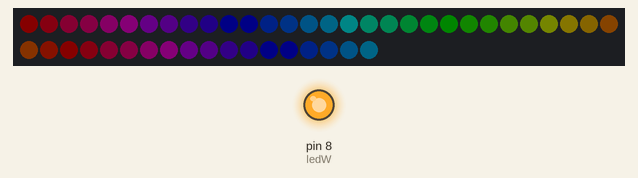
This sketch was run on a simulated Arduino Uno, built with avr-gcc and run on an emulated ATmega328P. Parts: 48 RGB LEDs in strip order, left to right, continuing on the next row, output pins drawn as LEDs (lit = HIGH). Dim RGB values are drawn brighter than linear.

Above: at 0.07 s.
At 4.52 s:
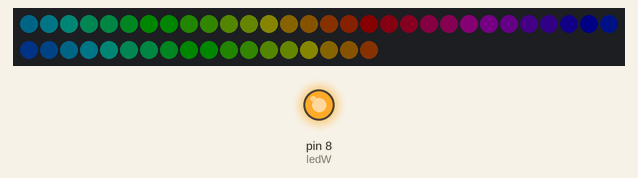
At 10.01 s:
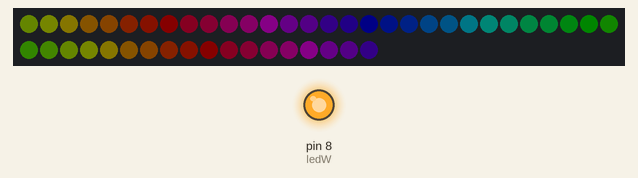
At 19.95 s:
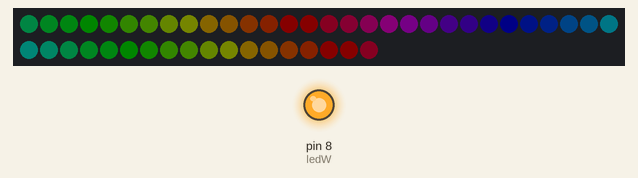
At 29.9 s:
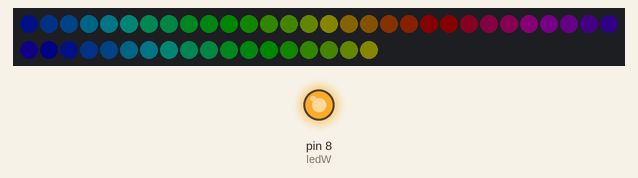
At 39.84 s:
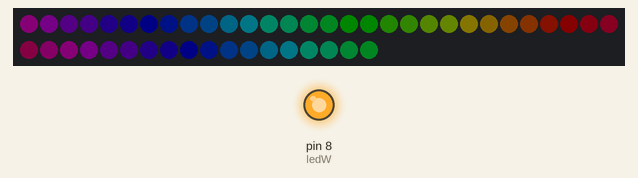

The sketch:

eleca-stand.ino
```cpp
/* This example shows how to make an LED pattern with a large
 * dynamic range using the the extra 5-bit brightness register in
 * the APA102.
 *
 * It sets every LED on the strip to white, zwith the dimmest
 * possible white at the input end of the strip and the brightest
 * possible white at the other end, and a smooth logarithmic
 * gradient between them.
 *
 * The dimmest possible white is achieved by setting the red,
 * green, and blue color channels to 1, and setting the
 * brightness register to 1.  The brightest possibe white is
 * achieved by setting the color channels to 255 and setting the
 * brightness register to 31.
 */

/* By default, the APA102 library uses pinMode and digitalWrite
 * to write to the LEDs, which works on all Arduino-compatible
 * boards but might be slow.  If you have a board supported by
 * the FastGPIO library and want faster LED updates, then install
 * the FastGPIO library and uncomment the next two lines: */
// #include <FastGPIO.h>
// #define APA102_USE_FAST_GPIO

#include <APA102.h>

// Define which pins to use.
const byte dataPin = 7;
const byte clockPin = 10;
const byte interruptPin = 0;
const byte ledR = 1;
const byte ledG = 2;
const byte ledB = 3;
const byte ledW = 8;

// Create an object for writing to the LED strip.
APA102<dataPin, clockPin> ledStrip;

// Set the number of LEDs to control.
const uint16_t ledCount = 48;//24;
// Create a buffer for holding the colors (3 bytes per color).
rgb_color colors[ledCount];
// Set the brightness to use (the maximum is 31).
const uint8_t brightness = 1;

// We define "power" in this sketch to be the product of the
// 8-bit color channel value and the 5-bit brightness register.
// The maximum possible power is 255 * 31 (7905).
const uint16_t maxPower = 255 * 31;

// The power we want to use on the first LED is 1, which
// corresponds to the dimmest possible white.
const uint16_t minPower = 1;

// Calculate what the ratio between the powers of consecutive
// LEDs needs to be in order to reach the max power on the last
// LED of the strip.
const float multiplier = pow(maxPower / minPower, 1.0 / (ledCount - 1));


uint8_t mode=0;
uint8_t fled_mode = 0;
bool ledFlag = 0;

void mode_sw_func() {
  if(ledFlag){
    ledFlag=0;

  mode++;
  if(mode==1){
    fled_mode=0;
    digitalWrite(ledW, HIGH);
    digitalWrite(ledR, LOW);
    digitalWrite(ledG, HIGH);
    digitalWrite(ledB, HIGH);
  }
  if(mode==2){
    fled_mode=0;
    digitalWrite(ledW, LOW);
    digitalWrite(ledR, HIGH);
    digitalWrite(ledG, LOW);
    digitalWrite(ledB, HIGH);
  }
  if(mode==3){
    fled_mode=1;
    digitalWrite(ledW, HIGH);
    digitalWrite(ledR, HIGH);
    digitalWrite(ledG, HIGH);
    digitalWrite(ledB, LOW);
  }
  if(mode==4){
    fled_mode=1;
    digitalWrite(ledW, LOW);
    digitalWrite(ledR, HIGH);
    digitalWrite(ledG, HIGH);
    digitalWrite(ledB, HIGH);
  }
  if(mode==5)mode=0;
    }
}

void setup()
{
  pinMode(ledW, OUTPUT);
  digitalWrite(ledW, HIGH);   // turn the LED on
//    pinMode(ledR, OUTPUT);
//  digitalWrite(ledR, HIGH);   // turn the LED on
//    pinMode(ledG, OUTPUT);
//  digitalWrite(ledG, HIGH);   // turn the LED on
//    pinMode(ledB, OUTPUT);
//  digitalWrite(ledB, HIGH);   // turn the LED on
//
//  pinMode(interruptPin, INPUT_PULLUP);
//  attachInterrupt(digitalPinToInterrupt(interruptPin), mode_sw_func, RISING);
}


// This function sends a white color with the specified power,
// which should be between 0 and 7905.
void sendWhite(uint16_t power)
{

  // Choose the lowest possible 5-bit brightness that will work.
  uint8_t brightness5Bit = 1;
  while(brightness5Bit * 255 < power && brightness5Bit < 31)
  {
    brightness5Bit++;
  }

  // Uncomment this line to simulate an LED strip that does not
  // have the extra 5-bit brightness register.  You will notice
  // that roughly the first third of the LED strip turns off
  // because the brightness8Bit equals zero.
  //brightness = 31;

  // Set brightness8Bit to be power divided by brightness5Bit,
  // rounded to the nearest whole number.
  uint8_t brightness8Bit = (power + (brightness5Bit / 2)) / brightness5Bit;

  // Send the white color to the LED strip.  At this point,
  // brightness8Bit multiplied by brightness5Bit should be
  // approximately equal to power.
  ledStrip.sendColor(brightness8Bit, brightness8Bit, brightness8Bit, brightness5Bit);
}

/* Converts a color from HSV to RGB.
 * h is hue, as a number between 0 and 360.
 * s is the saturation, as a number between 0 and 255.
 * v is the value, as a number between 0 and 255. */
rgb_color hsvToRgb(uint16_t h, uint8_t s, uint8_t v)
{
    uint8_t f = (h % 60) * 255 / 60;
    uint8_t p = (255 - s) * (uint16_t)v / 255;
    uint8_t q = (255 - f * (uint16_t)s / 255) * (uint16_t)v / 255;
    uint8_t t = (255 - (255 - f) * (uint16_t)s / 255) * (uint16_t)v / 255;
    uint8_t r = 0, g = 0, b = 0;
    switch((h / 60) % 6){
        case 0: r = v; g = t; b = p; break;
        case 1: r = q; g = v; b = p; break;
        case 2: r = p; g = v; b = t; break;
        case 3: r = p; g = q; b = v; break;
        case 4: r = t; g = p; b = v; break;
        case 5: r = v; g = p; b = q; break;
    }
    return rgb_color(r, g, b);
}

void loop()
{

  uint8_t time = millis() >> 5;

  for(uint16_t i = 0; i < ledCount; i++)
  {
    uint8_t p = time - i * 8;

  if(fled_mode==0){
    colors[i] = hsvToRgb((uint32_t)p * 359 / 256, 255, 255);
  }else if(fled_mode==1){
    colors[i] =hsvToRgb(0,0,0);
  }
  }

  ledStrip.write(colors, ledCount, brightness);

  delay(100);
  ledFlag=1;
}
```
